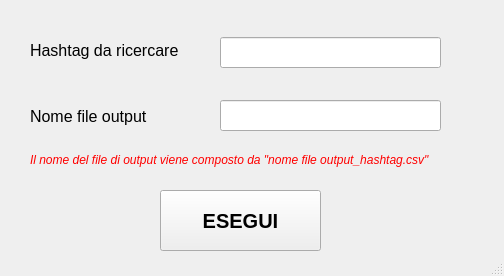
<?xml version="1.0" encoding="UTF-8"?>
<ui version="4.0">
 <class>MainWindow</class>
 <widget class="QMainWindow" name="MainWindow">
  <property name="geometry">
   <rect>
    <x>0</x>
    <y>0</y>
    <width>504</width>
    <height>276</height>
   </rect>
  </property>
  <property name="windowTitle">
   <string>MainWindow</string>
  </property>
  <widget class="QWidget" name="centralwidget">
   <widget class="QLabel" name="label">
    <property name="geometry">
     <rect>
      <x>30</x>
      <y>40</y>
      <width>161</width>
      <height>20</height>
     </rect>
    </property>
    <property name="font">
     <font>
      <pointsize>12</pointsize>
     </font>
    </property>
    <property name="text">
     <string>Hashtag da ricercare</string>
    </property>
   </widget>
   <widget class="QLineEdit" name="lineEdit">
    <property name="geometry">
     <rect>
      <x>220</x>
      <y>37</y>
      <width>221</width>
      <height>31</height>
     </rect>
    </property>
   </widget>
   <widget class="QLabel" name="label_2">
    <property name="geometry">
     <rect>
      <x>30</x>
      <y>106</y>
      <width>131</width>
      <height>20</height>
     </rect>
    </property>
    <property name="font">
     <font>
      <pointsize>12</pointsize>
     </font>
    </property>
    <property name="text">
     <string>Nome file output</string>
    </property>
   </widget>
   <widget class="QLineEdit" name="lineEdit_2">
    <property name="geometry">
     <rect>
      <x>220</x>
      <y>100</y>
      <width>221</width>
      <height>31</height>
     </rect>
    </property>
   </widget>
   <widget class="QLabel" name="label_3">
    <property name="geometry">
     <rect>
      <x>30</x>
      <y>150</y>
      <width>431</width>
      <height>20</height>
     </rect>
    </property>
    <property name="palette">
     <palette>
      <active>
       <colorrole role="WindowText">
        <brush brushstyle="SolidPattern">
         <color alpha="255">
          <red>255</red>
          <green>0</green>
          <blue>0</blue>
         </color>
        </brush>
       </colorrole>
      </active>
      <inactive>
       <colorrole role="WindowText">
        <brush brushstyle="SolidPattern">
         <color alpha="255">
          <red>255</red>
          <green>0</green>
          <blue>0</blue>
         </color>
        </brush>
       </colorrole>
      </inactive>
      <disabled>
       <colorrole role="WindowText">
        <brush brushstyle="SolidPattern">
         <color alpha="255">
          <red>144</red>
          <green>144</green>
          <blue>144</blue>
         </color>
        </brush>
       </colorrole>
      </disabled>
     </palette>
    </property>
    <property name="font">
     <font>
      <italic>true</italic>
     </font>
    </property>
    <property name="text">
     <string>Il nome del file di output viene composto da &quot;nome file output_hashtag.csv&quot;</string>
    </property>
   </widget>
   <widget class="QPushButton" name="pushButton">
    <property name="geometry">
     <rect>
      <x>160</x>
      <y>190</y>
      <width>161</width>
      <height>61</height>
     </rect>
    </property>
    <property name="font">
     <font>
      <pointsize>15</pointsize>
      <weight>75</weight>
      <bold>true</bold>
     </font>
    </property>
    <property name="text">
     <string>ESEGUI</string>
    </property>
   </widget>
  </widget>
  <widget class="QStatusBar" name="statusbar"/>
 </widget>
 <resources/>
 <connections/>
</ui>
